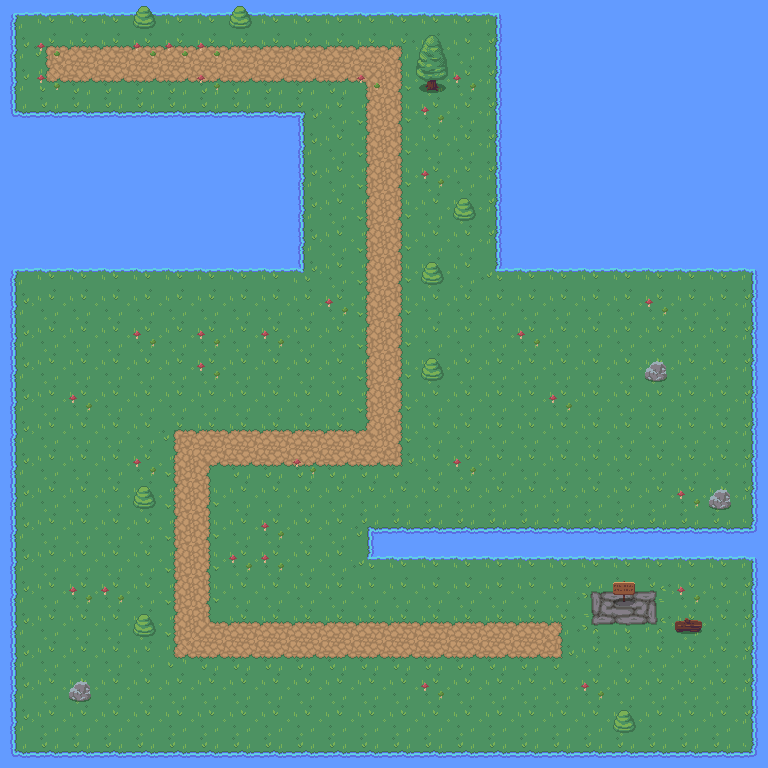

This is a level from a 2D game, rendered from its Tiled map with the project's own tilesets. A one-line summary and the complete map file follow:
An orthogonal 24x24 tile map with 32x32 px tiles, 3 tile layers (Grass/Water/Way, Trees, Flowers).

<map version="1.8" tiledversion="1.8.4" orientation="orthogonal" renderorder="right-down" width="24" height="24" tilewidth="32" tileheight="32" infinite="0" nextlayerid="4" nextobjectid="1">
 <tileset firstgid="1" source="RPG Nature Tileset.tsx" />
 <layer id="1" name="Grass/Water/Way" width="24" height="24">
  <data encoding="csv">
66,67,67,67,67,67,67,67,67,67,67,67,67,67,67,68,42,42,42,42,42,42,42,42,
86,64,102,102,102,102,102,102,102,102,102,102,65,87,82,88,42,42,42,42,42,42,42,42,
86,84,62,62,62,62,62,62,62,62,62,63,81,87,82,88,42,42,42,42,42,42,42,42,
106,107,107,107,107,107,107,107,107,70,82,83,81,87,82,88,42,42,42,42,42,42,42,42,
42,152,152,152,42,42,42,42,152,86,82,83,81,87,82,88,42,42,42,42,42,42,42,42,
152,152,152,152,152,152,152,152,152,86,82,83,81,82,82,88,42,42,42,42,42,42,42,42,
152,152,152,152,152,152,152,152,152,86,82,83,81,82,82,88,42,42,42,42,42,42,42,42,
152,152,152,152,152,152,152,152,152,86,82,83,81,82,82,88,42,42,42,42,42,42,42,42,
66,67,67,67,67,67,67,67,67,90,87,83,81,87,87,89,67,67,67,67,67,67,67,68,
86,87,87,87,87,87,87,87,87,87,87,83,81,87,87,87,87,87,87,87,87,87,87,88,
86,87,87,87,87,87,87,87,87,87,87,83,81,87,87,87,87,87,87,87,87,87,87,88,
86,87,87,87,87,87,87,87,87,87,87,83,81,87,87,87,87,87,87,87,87,87,87,88,
86,87,87,87,87,87,87,87,87,87,87,83,81,87,87,87,87,87,87,87,87,87,87,88,
86,87,87,87,87,64,102,102,102,102,102,103,81,87,87,87,87,87,87,87,87,87,87,88,
86,87,87,87,87,83,61,62,62,62,62,62,85,87,87,87,87,87,87,87,87,87,87,88,
86,87,87,87,87,83,81,87,87,87,87,87,87,87,87,87,87,87,87,87,87,87,87,88,
86,87,87,87,87,83,81,87,87,87,87,69,107,107,107,107,107,107,107,107,107,107,107,108,
86,87,87,87,87,83,81,87,87,87,87,89,67,67,67,67,67,67,67,67,67,67,67,68,
86,87,87,87,87,83,81,87,87,87,87,87,87,87,87,87,87,87,79,117,80,87,87,88,
86,87,87,87,87,83,101,102,102,102,102,102,102,102,102,102,102,65,99,77,100,82,87,88,
86,87,87,87,87,84,62,62,62,62,62,62,62,62,62,62,62,85,82,82,82,82,82,88,
86,87,87,87,87,87,87,87,87,87,87,87,87,87,87,87,87,87,87,87,87,87,87,88,
86,87,87,87,87,87,87,87,87,87,87,87,87,87,87,87,87,87,87,87,87,87,87,88,
106,107,107,107,107,107,107,107,107,107,107,107,107,107,107,107,107,107,107,107,107,107,107,108
</data>
 </layer>
 <layer id="2" name="Trees" width="24" height="24">
  <data encoding="csv">
0,0,0,0,0,0,0,0,0,0,0,0,0,0,0,0,0,0,0,0,0,0,0,0,
0,0,0,0,0,0,0,0,0,0,0,0,0,1,0,0,0,0,0,0,0,0,0,0,
0,0,0,0,0,0,0,0,0,0,0,0,0,21,0,0,0,0,0,0,0,0,0,0,
0,0,0,0,0,0,0,0,0,0,0,0,0,0,0,0,0,0,0,0,0,0,0,0,
0,0,0,0,0,0,0,0,0,0,0,0,0,0,0,0,0,0,0,0,0,0,0,0,
0,0,0,0,0,0,0,0,0,0,0,0,0,0,0,0,0,0,0,0,0,0,0,0,
0,0,0,0,0,0,0,0,0,0,0,0,0,0,22,0,0,0,0,0,0,0,0,0,
0,0,0,0,0,0,0,0,0,0,0,0,0,0,0,0,0,0,0,0,0,0,0,0,
0,0,0,0,0,0,0,0,0,0,0,0,0,0,0,0,0,0,0,0,0,0,0,0,
0,0,0,0,0,0,0,0,0,0,0,0,0,0,0,0,0,0,0,0,0,0,0,0,
0,0,0,0,0,0,0,0,0,0,0,0,0,0,0,0,0,0,0,0,0,0,0,0,
0,0,0,0,0,0,0,0,0,0,0,0,0,0,0,0,0,0,0,0,0,0,0,0,
0,0,0,0,0,0,0,0,0,0,0,0,0,0,0,0,0,0,0,0,0,0,0,0,
0,0,0,0,0,0,0,0,0,0,0,0,0,0,0,0,0,0,0,0,0,0,0,0,
0,0,0,0,0,0,0,0,0,0,0,0,0,0,0,0,0,0,0,0,0,0,0,0,
0,0,0,0,0,0,0,0,0,0,0,0,0,0,0,0,0,0,0,0,0,0,0,0,
0,0,0,0,0,0,0,0,0,0,0,0,0,0,0,0,0,0,0,0,0,0,0,0,
0,0,0,0,0,0,0,0,0,0,0,0,0,0,0,0,0,0,0,0,0,0,0,0,
0,0,0,0,0,0,0,0,0,0,0,0,0,0,0,0,0,0,0,0,0,0,0,0,
0,0,0,0,0,0,0,0,0,0,0,0,0,0,0,0,0,0,0,0,0,0,0,0,
0,0,0,0,0,0,0,0,0,0,0,0,0,0,0,0,0,0,0,0,0,0,0,0,
0,0,0,0,0,0,0,0,0,0,0,0,0,0,0,0,0,0,0,0,0,0,0,0,
0,0,0,0,0,0,0,0,0,0,0,0,0,0,0,0,0,0,0,0,0,0,0,0,
0,0,0,0,0,0,0,0,0,0,0,0,0,0,0,0,0,0,0,0,0,0,0,0
</data>
 </layer>
 <layer id="3" name="Flowers" width="24" height="24">
  <data encoding="csv">
0,0,0,0,22,0,0,22,0,0,0,0,0,0,0,0,0,0,0,0,0,0,0,0,
0,24,0,0,24,24,24,0,0,0,0,0,0,0,0,0,0,0,0,0,0,0,0,0,
0,24,0,0,0,0,24,0,0,0,0,24,0,0,24,0,0,0,0,0,0,0,0,0,
0,0,0,0,0,0,0,0,0,0,0,0,0,24,0,0,0,0,0,0,0,0,0,0,
0,0,0,0,0,0,0,0,0,0,0,0,0,0,0,0,0,0,0,0,0,0,0,0,
0,0,0,0,0,0,0,0,0,0,0,0,0,24,0,0,0,0,0,0,0,0,0,0,
0,0,0,0,0,0,0,0,0,0,0,0,0,0,0,0,0,0,0,0,0,0,0,0,
0,0,0,0,0,0,0,0,0,0,0,0,0,0,0,0,0,0,0,0,0,0,0,0,
0,0,0,0,0,0,0,0,0,0,0,0,0,22,0,0,0,0,0,0,0,0,0,0,
0,0,0,0,0,0,0,0,0,0,24,0,0,0,0,0,0,0,0,0,24,0,0,0,
0,0,0,0,24,0,24,0,24,0,0,0,0,0,0,0,24,0,0,0,0,0,0,0,
0,0,0,0,0,0,24,0,0,0,0,0,0,22,0,0,0,0,0,0,23,0,0,0,
0,0,24,0,0,0,0,0,0,0,0,0,0,0,0,0,0,24,0,0,0,0,0,0,
0,0,0,0,0,0,0,0,0,0,0,0,0,0,0,0,0,0,0,0,0,0,0,0,
0,0,0,0,24,0,0,0,0,24,0,0,0,0,24,0,0,0,0,0,0,0,0,0,
0,0,0,0,22,0,0,0,0,0,0,0,0,0,0,0,0,0,0,0,0,24,23,0,
0,0,0,0,0,0,0,0,24,0,0,0,0,0,0,0,0,0,0,0,0,0,0,0,
0,0,0,0,0,0,0,24,24,0,0,0,0,0,0,0,0,0,0,0,0,0,0,0,
0,0,24,24,0,0,0,0,0,0,0,0,0,0,0,0,0,0,0,3,0,24,0,0,
0,0,0,0,22,0,0,0,0,0,0,0,0,0,0,0,0,0,0,0,0,5,82,0,
0,0,0,0,0,0,0,0,0,0,0,0,0,0,0,0,0,0,0,0,0,82,82,0,
0,0,23,0,0,0,0,0,0,0,0,0,0,24,0,0,0,0,24,0,0,0,0,0,
0,0,0,0,0,0,0,0,0,0,0,0,0,0,0,0,0,0,0,22,0,0,0,0,
0,0,0,0,0,0,0,0,0,0,0,0,0,0,0,0,0,0,0,0,0,0,0,0
</data>
 </layer>
</map>
